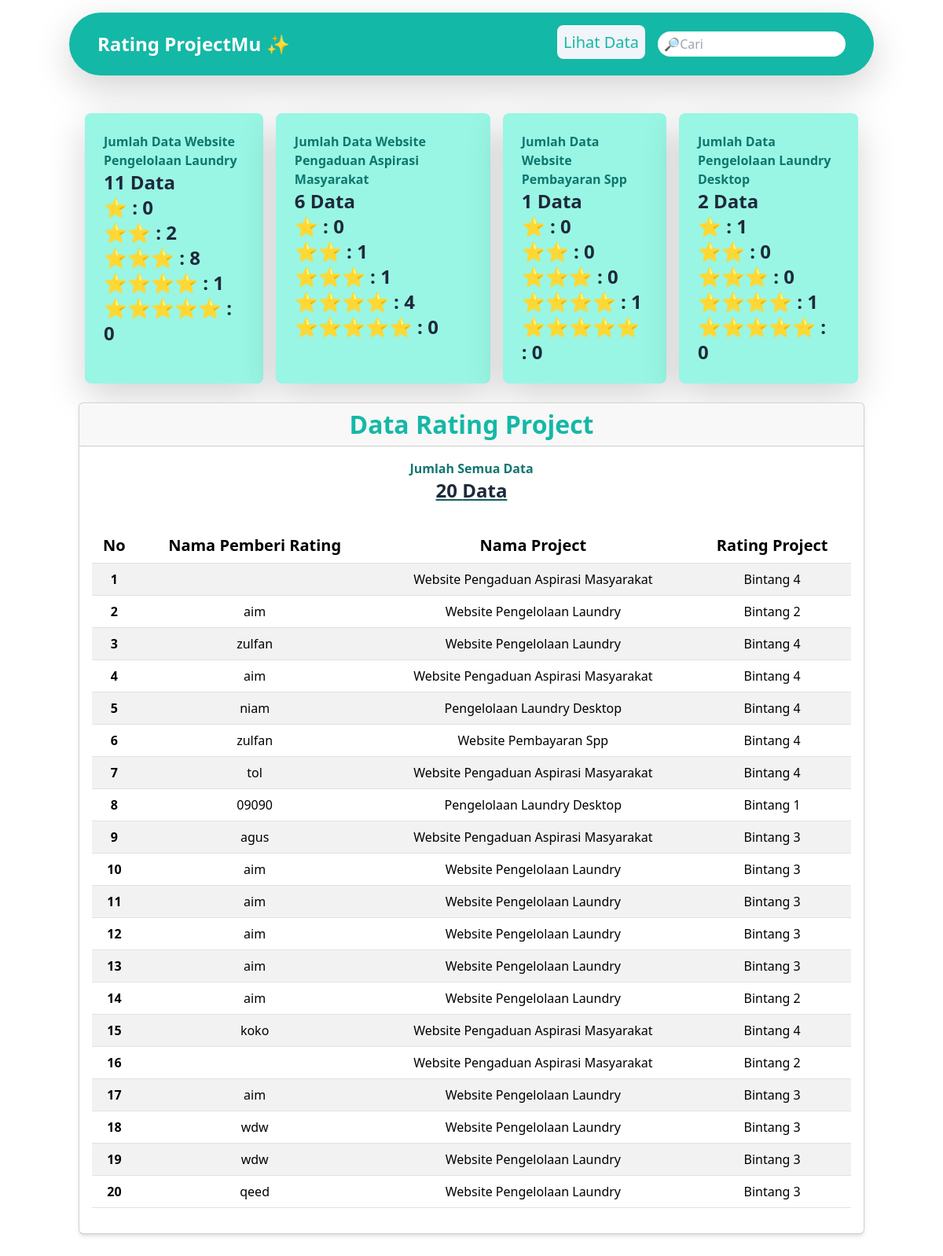
Screenshot of /page_mahasiswa.php with the database file from the repository.
### tables this page shows
CREATE TABLE `mahasiswa` (
  `id` int(11) NOT NULL,
  `nama` varchar(255) NOT NULL,
  `alamat` text NOT NULL,
  `nohp` varchar(255) NOT NULL,
  `email` varchar(255) NOT NULL,
  `waktu` timestamp NOT NULL DEFAULT current_timestamp() ON UPDATE current_timestamp()
);

### page_mahasiswa.php (the view, shortened to what this page needs)
<?php include '_header.php'; ?>
<div class="container mt-5">
  <div class="mb-4  w-fit  flex flex-warp">
    <div class="rounded-lg bg-teal-200 p-4 mx-2 hover:opacity-80 shadow-lg">
      <p class="font-semibold text-teal-700">Jumlah Data Website Pengelolaan Laundry</p>
      <?php
      $dataCount = mysqli_query($con, "SELECT COUNT(*) as total FROM mahasiswa WHERE nama = 'Website Pengelolaan Laundry'")->fetch_assoc();
      $totalData = $dataCount['total'];
      $dataCount1 = mysqli_query($con, "SELECT COUNT(*) as total FROM mahasiswa WHERE nama = 'Website Pengelolaan Laundry' AND Alamat ='Bintang 1'")->fetch_assoc();
      $totalData1 = $dataCount1['total'];
      $dataCount2 = mysqli_query($con, "SELECT COUNT(*) as total FROM mahasiswa WHERE nama = 'Website Pengelolaan Laundry' AND Alamat ='Bintang 2'")->fetch_assoc();
      $totalData2 = $dataCount2['total'];
      $dataCount3 = mysqli_query($con, "SELECT COUNT(*) as total FROM mahasiswa WHERE nama = 'Website Pengelolaan Laundry' AND Alamat ='Bintang 3'")->fetch_assoc();
      $totalData3 = $dataCount3['total'];
      $dataCount4 = mysqli_query($con, "SELECT COUNT(*) as total FROM mahasiswa WHERE nama = 'Website Pengelolaan Laundry' AND Alamat ='Bintang 4'")->fetch_assoc();
      $totalData4 = $dataCount4['total'];
      $dataCount5 = mysqli_query($con, "SELECT COUNT(*) as total FROM mahasiswa WHERE nama = 'Website Pengelolaan Laundry' AND Alamat ='Bintang 5'")->fetch_assoc();
      $totalData5 = $dataCount5['total'];
      ?>
      <p class="text-2xl font-bold text-left text-slate-800"> <?= $totalData ?> Data</p>
      <p class="text-2xl font-bold text-left text-slate-800">⭐ : <?= $totalData1 ?></p>
      <p class="text-2xl font-bold text-left text-slate-800">⭐⭐ : <?= $totalData2 ?></p>
      <p class="text-2xl font-bold text-left text-slate-800">⭐⭐⭐ : <?= $totalData3 ?></p>
      <p class="text-2xl font-bold text-left text-slate-800">⭐⭐⭐⭐ : <?= $totalData4 ?></p>
      <p class="text-2xl font-bold text-left text-slate-800">⭐⭐⭐⭐⭐ : <?= $totalData5 ?></p>
    </div>
    <div class="rounded-lg bg-teal-200 p-4 mx-2 hover:opacity-80 shadow-lg">
      <p class="font-semibold text-teal-700">Jumlah Data Website Pengaduan Aspirasi Masyarakat</p>
      <?php
      $dataCount = mysqli_query($con, "SELECT COUNT(*) as total FROM mahasiswa WHERE nama = 'Website Pengaduan Aspirasi Masyarakat'")->fetch_assoc();
      $totalData = $dataCount['total'];
      $dataCount1 = mysqli_query($con, "SELECT COUNT(*) as total FROM mahasiswa WHERE nama = 'Website Pengaduan Aspirasi Masyarakat' AND Alamat ='Bintang 1'")->fetch_assoc();
      $totalData1 = $dataCount1['total'];
      $dataCount2 = mysqli_query($con, "SELECT COUNT(*) as total FROM mahasiswa WHERE nama = 'Website Pengaduan Aspirasi Masyarakat' AND Alamat ='Bintang 2'")->fetch_assoc();
      $totalData2 = $dataCount2['total'];
      $dataCount3 = mysqli_query($con, "SELECT COUNT(*) as total FROM mahasiswa WHERE nama = 'Website Pengaduan Aspirasi Masyarakat' AND Alamat ='Bintang 3'")->fetch_assoc();
      $totalData3 = $dataCount3['total'];
      $dataCount4 = mysqli_query($con, "SELECT COUNT(*) as total FROM mahasiswa WHERE nama = 'Website Pengaduan Aspirasi Masyarakat' AND Alamat ='Bintang 4'")->fetch_assoc();
      $totalData4 = $dataCount4['total'];
      $dataCount5 = mysqli_query($con, "SELECT COUNT(*) as total FROM mahasiswa WHERE nama = 'Website Pengaduan Aspirasi Masyarakat' AND Alamat ='Bintang 5'")->fetch_assoc();
      $totalData5 = $dataCount5['total'];
      ?>
      <p class="text-2xl font-bold text-left text-slate-800"><?= $totalData ?> Data</p>
      <p class="text-2xl font-bold text-left text-slate-800">⭐ : <?= $totalData1 ?></p>
      <p class="text-2xl font-bold text-left text-slate-800">⭐⭐ : <?= $totalData2 ?></p>
      <p class="text-2xl font-bold text-left text-slate-800">⭐⭐⭐ : <?= $totalData3 ?></p>
      <p class="text-2xl font-bold text-left text-slate-800">⭐⭐⭐⭐ : <?= $totalData4 ?></p>
      <p class="text-2xl font-bold text-left text-slate-800">⭐⭐⭐⭐⭐ : <?= $totalData5 ?></p>
    </div>
    <div class="rounded-lg bg-teal-200 p-4 mx-2 hover:opacity-80 shadow-lg">
      <p class="font-semibold text-teal-700">Jumlah Data Website Pembayaran Spp</p>
      <?php
      $dataCount = mysqli_query($con, "SELECT COUNT(*) as total FROM mahasiswa WHERE nama = 'Website Pembayaran Spp'")->fetch_assoc();
      $totalData = $dataCount['total'];
      $dataCount1 = mysqli_query($con, "SELECT COUNT(*) as total FROM mahasiswa WHERE nama = 'Website Pembayaran Spp' AND Alamat ='Bintang 1'")->fetch_assoc();
      $totalData1 = $dataCount1['total'];
      $dataCount2 = mysqli_query($con, "SELECT COUNT(*) as total FROM mahasiswa WHERE nama = 'Website Pembayaran Spp' AND Alamat ='Bintang 2'")->fetch_assoc();
      $totalData2 = $dataCount2['total'];
      $dataCount3 = mysqli_query($con, "SELECT COUNT(*) as total FROM mahasiswa WHERE nama = 'Website Pembayaran Spp' AND Alamat ='Bintang 3'")->fetch_assoc();
      $totalData3 = $dataCount3['total'];
      $dataCount4 = mysqli_query($con, "SELECT COUNT(*) as total FROM mahasiswa WHERE nama = 'Website Pembayaran Spp' AND Alamat ='Bintang 4'")->fetch_assoc();
      $totalData4 = $dataCount4['total'];
      $dataCount5 = mysqli_query($con, "SELECT COUNT(*) as total FROM mahasiswa WHERE nama = 'Website Pembayaran Spp' AND Alamat ='Bintang 5'")->fetch_assoc();
      $totalData5 = $dataCount5['total'];
      ?>
      <p class="text-2xl font-bold text-left text-slate-800"><?= $totalData ?> Data</p>
      <p class="text-2xl font-bold text-left text-slate-800">⭐ : <?= $totalData1 ?></p>
      <p class="text-2xl font-bold text-left text-slate-800">⭐⭐ : <?= $totalData2 ?></p>
      <p class="text-2xl font-bold text-left text-slate-800">⭐⭐⭐ : <?= $totalData3 ?></p>
      <p class="text-2xl font-bold text-left text-slate-800">⭐⭐⭐⭐ : <?= $totalData4 ?></p>
      <p class="text-2xl font-bold text-left text-slate-800">⭐⭐⭐⭐⭐ : <?= $totalData5 ?></p>
    </div>
    <div class="rounded-lg bg-teal-200 p-4 mx-2 hover:opacity-80 shadow-lg">
      <p class="font-semibold text-teal-700">Jumlah Data Pengelolaan Laundry Desktop</p>
      <?php
      $dataCount = mysqli_query($con, "SELECT COUNT(*) as total FROM mahasiswa WHERE nama = ' Pengelolaan Laundry Desktop'")->fetch_assoc();
      $totalData = $dataCount['total'];
      $dataCount1 = mysqli_query($con, "SELECT COUNT(*) as total FROM mahasiswa WHERE nama = ' Pengelolaan Laundry Desktop' AND Alamat ='Bintang 1'")->fetch_assoc();
      $totalData1 = $dataCount1['total'];
      $dataCount2 = mysqli_query($con, "SELECT COUNT(*) as total FROM mahasiswa WHERE nama = ' Pengelolaan Laundry Desktop' AND Alamat ='Bintang 2'")->fetch_assoc();
      $totalData2 = $dataCount2['total'];
      $dataCount3 = mysqli_query($con, "SELECT COUNT(*) as total FROM mahasiswa WHERE nama = ' Pengelolaan Laundry Desktop' AND Alamat ='Bintang 3'")->fetch_assoc();
      $totalData3 = $dataCount3['total'];
      $dataCount4 = mysqli_query($con, "SELECT COUNT(*) as total FROM mahasiswa WHERE nama = ' Pengelolaan Laundry Desktop' AND Alamat ='Bintang 4'")->fetch_assoc();
      $totalData4 = $dataCount4['total'];
      $dataCount5 = mysqli_query($con, "SELECT COUNT(*) as total FROM mahasiswa WHERE nama = ' Pengelolaan Laundry Desktop' AND Alamat ='Bintang 5'")->fetch_assoc();
      $totalData5 = $dataCount5['total'];
      ?>
      <p class="text-2xl font-bold text-left text-slate-800"><?= $totalData ?> Data</p>
      <p class="text-2xl font-bold text-left text-slate-800">⭐ : <?= $totalData1 ?></p>
      <p class="text-2xl font-bold text-left text-slate-800">⭐⭐ : <?= $totalData2 ?></p>
      <p class="text-2xl font-bold text-left text-slate-800">⭐⭐⭐ : <?= $totalData3 ?></p>
      <p class="text-2xl font-bold text-left text-slate-800">⭐⭐⭐⭐ : <?= $totalData4 ?></p>
      <p class="text-2xl font-bold text-left text-slate-800">⭐⭐⭐⭐⭐ : <?= $totalData5 ?></p>
    </div>
  </div>
  <div class="card im-box shadow-md mb-8">
    <h5 class="card-header fs-2 fw-bold text-center text-teal-500">Data Rating Project</h5>
    <div class="card-body">
      <div class="mx-5 text-center ">
        <p class="font-semibold text-teal-700">Jumlah Semua Data</p>
        <?php
        $dataCount = mysqli_query($con, "SELECT COUNT(*) as total FROM mahasiswa")->fetch_assoc();
        $totalData = $dataCount['total'];
        ?>
        <p class="text-2xl font-bold underline decoration-teal-800 text-slate-800"><?= $totalData ?> Data</p>
      </div>
      <div class="overflow-x-auto overflow-scroll mt-3">
        <table class="table table-striped mt-3 text-center rounded-lg " id="main-table">
          <thead>
            <tr class="text-xl  text-teal-700">
              <th scope="col">No</th>
              <th scope="col">Nama Pemberi Rating</th>
              <th scope="col">Nama Project</th>
              <th scope="col">Rating Project</th>
            </tr>
          </thead>
          <tbody>
            <?php
            $i = 1;
            $data = mysqli_query($con, "SELECT * FROM mahasiswa");
            foreach ($data as $row) : ?>
              <tr class="text-center over">
                <th scope="row"><?= $i++ ?></th>
                <td><?= $row['nohp'] ?></td>
                <td><?= $row['nama'] ?></td>
                <td><?= $row['alamat'] ?></td>
              </tr>
            <?php endforeach; ?>
          </tbody>
        </table>
      </div>
    </div>
  </div>
</div>
<?php include '_footer.php'; ?>

### _header.php (shortened to what this page needs)
<!DOCTYPE html>
<html lang="en">
<head>
  <link href="https://cdn.jsdelivr.net/npm/bootstrap@5.3.1/dist/css/bootstrap.min.css" rel="stylesheet">
  <link rel="stylesheet" href="https://cdn.jsdelivr.net/npm/sweetalert2@10.15.7/dist/sweetalert2.min.css">
  <script src="https://cdn.tailwindcss.com"></script>
</head>
<body>
  <nav class="bg-teal-500 p-4 container rounded-full shadow-lg mt-3">
    <div class="container mx-auto flex justify-between items-center">
      <a href="index.php" class="text-white font-bold text-2xl">Rating ProjectMu ✨</a>
      <ul class="flex space-x-4">
        <li><a href="page_mahasiswa.php" class=" font-medium text-xl bg-slate-100 text-teal-500 p-2 hover:transition-all  hover:duration-300 rounded-lg hover:opacity-80">Lihat Data</a></li>
        <input type="text" class="rounded-full p-1" placeholder=" 🔎Cari">
      </ul>
    </div>
  </nav>

### _footer.php (shortened to what this page needs)
</body>
</html>

### rows the page displays
mahasiswa: nama "Website Pengaduan Aspirasi Masyarakat", alamat "Bintang 4"
mahasiswa: nohp "aim", nama "Website Pengelolaan Laundry", alamat "Bintang 2"
mahasiswa: nohp "zulfan", nama "Website Pengelolaan Laundry", alamat "Bintang 4"
mahasiswa: nohp "aim", nama "Website Pengaduan Aspirasi Masyarakat", alamat "Bintang 4"
mahasiswa: nohp "niam", nama "Pengelolaan Laundry Desktop", alamat "Bintang 4"
mahasiswa: nohp "zulfan", nama "Website Pembayaran Spp", alamat "Bintang 4"
mahasiswa: nohp "tol", nama "Website Pengaduan Aspirasi Masyarakat", alamat "Bintang 4"
mahasiswa: nohp "09090", nama "Pengelolaan Laundry Desktop", alamat "Bintang 1"
mahasiswa: nohp "agus", nama "Website Pengaduan Aspirasi Masyarakat", alamat "Bintang 3"
mahasiswa: nohp "aim", nama "Website Pengelolaan Laundry", alamat "Bintang 3"
mahasiswa: nohp "aim", nama "Website Pengelolaan Laundry", alamat "Bintang 3"
mahasiswa: nohp "aim", nama "Website Pengelolaan Laundry", alamat "Bintang 3"
mahasiswa: nohp "aim", nama "Website Pengelolaan Laundry", alamat "Bintang 3"
mahasiswa: nohp "aim", nama "Website Pengelolaan Laundry", alamat "Bintang 2"
mahasiswa: nohp "koko", nama "Website Pengaduan Aspirasi Masyarakat", alamat "Bintang 4"
mahasiswa: nama "Website Pengaduan Aspirasi Masyarakat", alamat "Bintang 2"
mahasiswa: nohp "aim", nama "Website Pengelolaan Laundry", alamat "Bintang 3"
mahasiswa: nohp "wdw", nama "Website Pengelolaan Laundry", alamat "Bintang 3"
mahasiswa: nohp "wdw", nama "Website Pengelolaan Laundry", alamat "Bintang 3"
mahasiswa: nohp "qeed", nama "Website Pengelolaan Laundry", alamat "Bintang 3"

### other values shown
$totalData "11"
$totalData1 "0"
$totalData2 "2"
$totalData3 "8"
$totalData4 "1"
$totalData5 "0"
$totalData "6"
$totalData2 "1"
$totalData3 "1"
$totalData4 "4"
$totalData "1"
$totalData2 "0"
$totalData3 "0"
$totalData "2"
$totalData1 "1"
